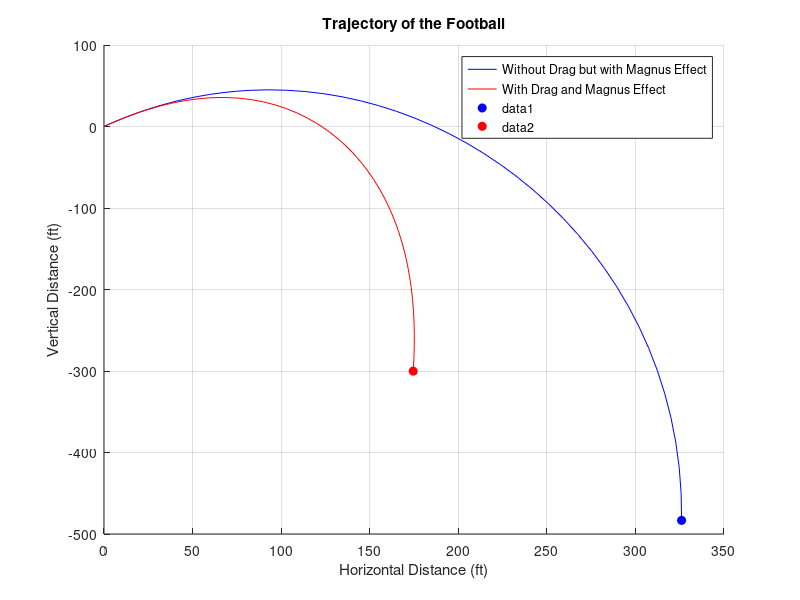

Here is the MATLAB script that generated this plot:
function football()
    % Parameters
    g = 32.2; % Acceleration due to gravity in ft/s^2
    v0 = 80; % Initial velocity in ft/s
    theta = 45; % Launch angle in degrees
    rho = 0.00238; % Air density in slugs/ft^3
    Cd = 0.5; % Drag coefficient
    d = 6 / 12; % Diameter of the football in ft
    A = pi * (d/2)^2; % Cross-sectional area of the football in ft^2
    mass = 0.91 / 32.2; % Mass of the football in slugs (1 lbf = 1/32.2 slugs)
    omega = 300; % Rotation rate in rad/s
    Cl = 0.2; % Lift coefficient for the Magnus effect

    % Initial velocity components
    v0x = v0 * cosd(theta); % Horizontal component of initial velocity
    v0y = v0 * sind(theta); % Vertical component of initial velocity

    % Time span for ODE solver
    tspan = [0, 2 * (2 * v0y / g)]; % Time span from 0 to twice the time of flight

    % Initial state [x, y, vx, vy]
    y0 = [0; 0; v0x; v0y]; % Initial conditions: starting at origin with initial velocities

    % Solve ODE without drag but with Magnus effect
    [t_nodrag, y_nodrag] = ode45(@(t, y) equations_with_magnus(t, y, g, rho, 0, A, mass, omega, d, Cl), tspan, y0);

    % Solve ODE with drag and Magnus effect
    [t_drag, y_drag] = ode45(@(t, y) equations_with_magnus(t, y, g, rho, Cd, A, mass, omega, d, Cl), tspan, y0);

    % Extract results
    x_nodrag_traj = y_nodrag(:, 1); % Horizontal positions without drag
    y_nodrag_traj = y_nodrag(:, 2); % Vertical positions without drag
    x_drag_traj = y_drag(:, 1); % Horizontal positions with drag
    y_drag_traj = y_drag(:, 2); % Vertical positions with drag

    % Find horizontal distances
    x_nodrag = max(x_nodrag_traj); % Maximum horizontal distance without drag
    x_withdrag = max(x_drag_traj); % Maximum horizontal distance with drag

    % Display results
    fprintf('Horizontal distance without drag but with Magnus effect: %.2f ft\n', x_nodrag);
    fprintf('Horizontal distance with drag and Magnus effect: %.2f ft\n', x_withdrag);

    % Plot results
    figure;
    hold on;
    plot(x_nodrag_traj, y_nodrag_traj, 'b', 'DisplayName', 'Without Drag but with Magnus Effect');
    plot(x_drag_traj, y_drag_traj, 'r', 'DisplayName', 'With Drag and Magnus Effect');
    xlabel('Horizontal Distance (ft)');
    ylabel('Vertical Distance (ft)');
    title('Trajectory of the Football');
    legend show;
    grid on;

    % Animate the ball trajectories
    hBall1 = plot(x_nodrag_traj(1), y_nodrag_traj(1), 'bo', 'MarkerFaceColor', 'b');
    hBall2 = plot(x_drag_traj(1), y_drag_traj(1), 'ro', 'MarkerFaceColor', 'r');

    % Determine the maximum length of the trajectory arrays
    maxLength = min(length(t_nodrag), length(t_drag));

    % Ensure the loop runs only for the available number of points
    for k = 1:maxLength
        if k <= length(t_nodrag)
            set(hBall1, 'XData', x_nodrag_traj(k), 'YData', y_nodrag_traj(k));
        end
        if k <= length(t_drag)
            set(hBall2, 'XData', x_drag_traj(k), 'YData', y_drag_traj(k));
        end
        pause(0.1); % Pause to create animation effect
    end
    hold off;
end

function dydt = equations_with_magnus(~, y, g, rho, Cd, A, mass, omega, d, Cl)
    vx = y(3); % Horizontal velocity
    vy = y(4); % Vertical velocity
    v = sqrt(vx^2 + vy^2); % Speed

    % Calculate drag force
    Fd = 0.5 * rho * v^2 * Cd * A;

    % Calculate Magnus force (perpendicular to velocity)
    Fm = Cl * rho * v^2 * A * d / (2 * mass);

    % Decompose forces into x and y components
    Fdx = Fd * vx / v; % Drag force component in the x-direction
    Fdy = Fd * vy / v; % Drag force component in the y-direction
    Fmx = Fm * vy / v; % Magnus force component in the x-direction
    Fmy = -Fm * vx / v; % Magnus force component in the y-direction (upward for counterclockwise rotation)

    % Calculate accelerations
    ax = -Fdx / mass + Fmx; % Horizontal acceleration
    ay = -g - Fdy / mass + Fmy; % Vertical acceleration

    % Return the derivatives
    dydt = [vx; vy; ax; ay];
end
